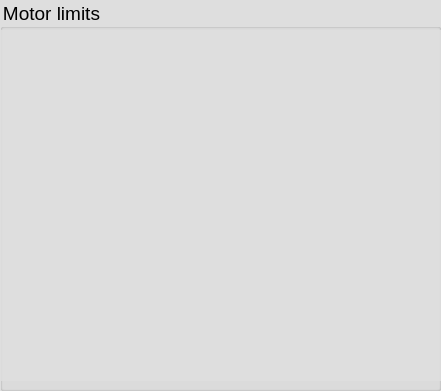
     <widget class="QGroupBox" name="groupBox_8">
      <property name="geometry">
       <rect>
        <x>300</x>
        <y>280</y>
        <width>441</width>
        <height>391</height>
       </rect>
      </property>
      <property name="font">
       <font>
        <pointsize>14</pointsize>
       </font>
      </property>
      <property name="styleSheet">
       <string notr="true">background-color: rgba(222, 222, 222, 222);</string>
      </property>
      <property name="title">
       <string>Motor limits</string>
      </property>
      <widget class="QPixmapWidget" name="qPixmapWidget_3">
       <property name="geometry">
        <rect>
         <x>0</x>
         <y>30</y>
         <width>441</width>
         <height>351</height>
        </rect>
       </property>
       <property name="pixmap">
        <pixmap>und.gif</pixmap>
       </property>
      </widget>
      <widget class="TaurusLed" name="ledAUL_3">
       <property name="geometry">
        <rect>
         <x>207</x>
         <y>31</y>
         <width>21</width>
         <height>21</height>
        </rect>
       </property>
       <property name="model">
        <string>$gapz1/forwardLimitSwitch</string>
       </property>
      </widget>
      <widget class="TaurusLed" name="ledALL_3">
       <property name="geometry">
        <rect>
         <x>207</x>
         <y>63</y>
         <width>21</width>
         <height>21</height>
        </rect>
       </property>
       <property name="model">
        <string>$gapz1/backwardLimitSwitch</string>
       </property>
      </widget>
      <widget class="TaurusLed" name="ledBUL_3">
       <property name="geometry">
        <rect>
         <x>378</x>
         <y>30</y>
         <width>21</width>
         <height>21</height>
        </rect>
       </property>
       <property name="model">
        <string>$gapz2/forwardLimitSwitch</string>
       </property>
      </widget>
      <widget class="TaurusLed" name="ledBLL_3">
       <property name="geometry">
        <rect>
         <x>378</x>
         <y>60</y>
         <width>21</width>
         <height>21</height>
        </rect>
       </property>
       <property name="model">
        <string>$gapz2/backwardLimitSwitch</string>
       </property>
      </widget>
      <widget class="TaurusLed" name="ledFLL_3">
       <property name="geometry">
        <rect>
         <x>102</x>
         <y>108</y>
         <width>21</width>
         <height>21</height>
        </rect>
       </property>
       <property name="model">
        <string>$phasex1/backwardLimitSwitch</string>
       </property>
      </widget>
      <widget class="TaurusLed" name="ledFUL_3">
       <property name="geometry">
        <rect>
         <x>416</x>
         <y>108</y>
         <width>21</width>
         <height>21</height>
        </rect>
       </property>
       <property name="model">
        <string>$phasex1/forwardLimitSwitch</string>
       </property>
      </widget>
      <widget class="TaurusLed" name="ledTiltUp_3">
       <property name="geometry">
        <rect>
         <x>237</x>
         <y>148</y>
         <width>21</width>
         <height>21</height>
        </rect>
       </property>
       <property name="model">
        <string>$opc/TiltUpper</string>
       </property>
      </widget>
      <widget class="TaurusLed" name="ledELL_3">
       <property name="geometry">
        <rect>
         <x>95</x>
         <y>172</y>
         <width>21</width>
         <height>21</height>
        </rect>
       </property>
       <property name="model">
        <string>$phasex2/backwardLimitSwitch</string>
       </property>
      </widget>
      <widget class="TaurusLed" name="ledEUL_3">
       <property name="geometry">
        <rect>
         <x>400</x>
         <y>170</y>
         <width>21</width>
         <height>21</height>
        </rect>
       </property>
       <property name="model">
        <string>$phasex2/forwardLimitSwitch</string>
       </property>
      </widget>
      <widget class="TaurusLed" name="ledHLL_3">
       <property name="geometry">
        <rect>
         <x>108</x>
         <y>227</y>
         <width>21</width>
         <height>21</height>
        </rect>
       </property>
       <property name="model">
        <string>$phasex3/backwardLimitSwitch</string>
       </property>
      </widget>
      <widget class="TaurusLed" name="ledHUL_3">
       <property name="geometry">
        <rect>
         <x>419</x>
         <y>226</y>
         <width>21</width>
         <height>21</height>
        </rect>
       </property>
       <property name="model">
        <string>$phasex3/forwardLimitSwitch</string>
       </property>
      </widget>
      <widget class="TaurusLed" name="ledTiltDown_3">
       <property name="geometry">
        <rect>
         <x>246</x>
         <y>265</y>
         <width>21</width>
         <height>21</height>
        </rect>
       </property>
       <property name="model">
        <string>$opc/TiltLower</string>
       </property>
      </widget>
      <widget class="TaurusLed" name="ledGLL_3">
       <property name="geometry">
        <rect>
         <x>101</x>
         <y>288</y>
         <width>21</width>
         <height>21</height>
        </rect>
       </property>
       <property name="model">
        <string>$phasex4/backwardLimitSwitch</string>
       </property>
      </widget>
      <widget class="TaurusLed" name="ledGUL_3">
       <property name="geometry">
        <rect>
         <x>404</x>
         <y>287</y>
         <width>21</width>
         <height>21</height>
        </rect>
       </property>
       <property name="model">
        <string>$phasex4/forwardLimitSwitch</string>
       </property>
      </widget>
      <widget class="TaurusLed" name="ledCLL_3">
       <property name="geometry">
        <rect>
         <x>197</x>
         <y>328</y>
         <width>21</width>
         <height>21</height>
        </rect>
       </property>
       <property name="model">
        <string>$gapz3/forwardLimitSwitch</string>
       </property>
      </widget>
      <widget class="TaurusLed" name="ledDLL_3">
       <property name="geometry">
        <rect>
         <x>374</x>
         <y>325</y>
         <width>21</width>
         <height>21</height>
        </rect>
       </property>
       <property name="model">
        <string>$gapz4/forwardLimitSwitch</string>
       </property>
      </widget>
      <widget class="TaurusLed" name="ledCUL_3">
       <property name="geometry">
        <rect>
         <x>198</x>
         <y>360</y>
         <width>21</width>
         <height>21</height>
        </rect>
       </property>
       <property name="model">
        <string>$gapz3/backwardLimitSwitch</string>
       </property>
      </widget>
      <widget class="TaurusLed" name="ledDUL_3">
       <property name="geometry">
        <rect>
         <x>374</x>
         <y>355</y>
         <width>21</width>
         <height>21</height>
        </rect>
       </property>
       <property name="model">
        <string>$gapz4/backwardLimitSwitch</string>
       </property>
      </widget>
     </widget>
